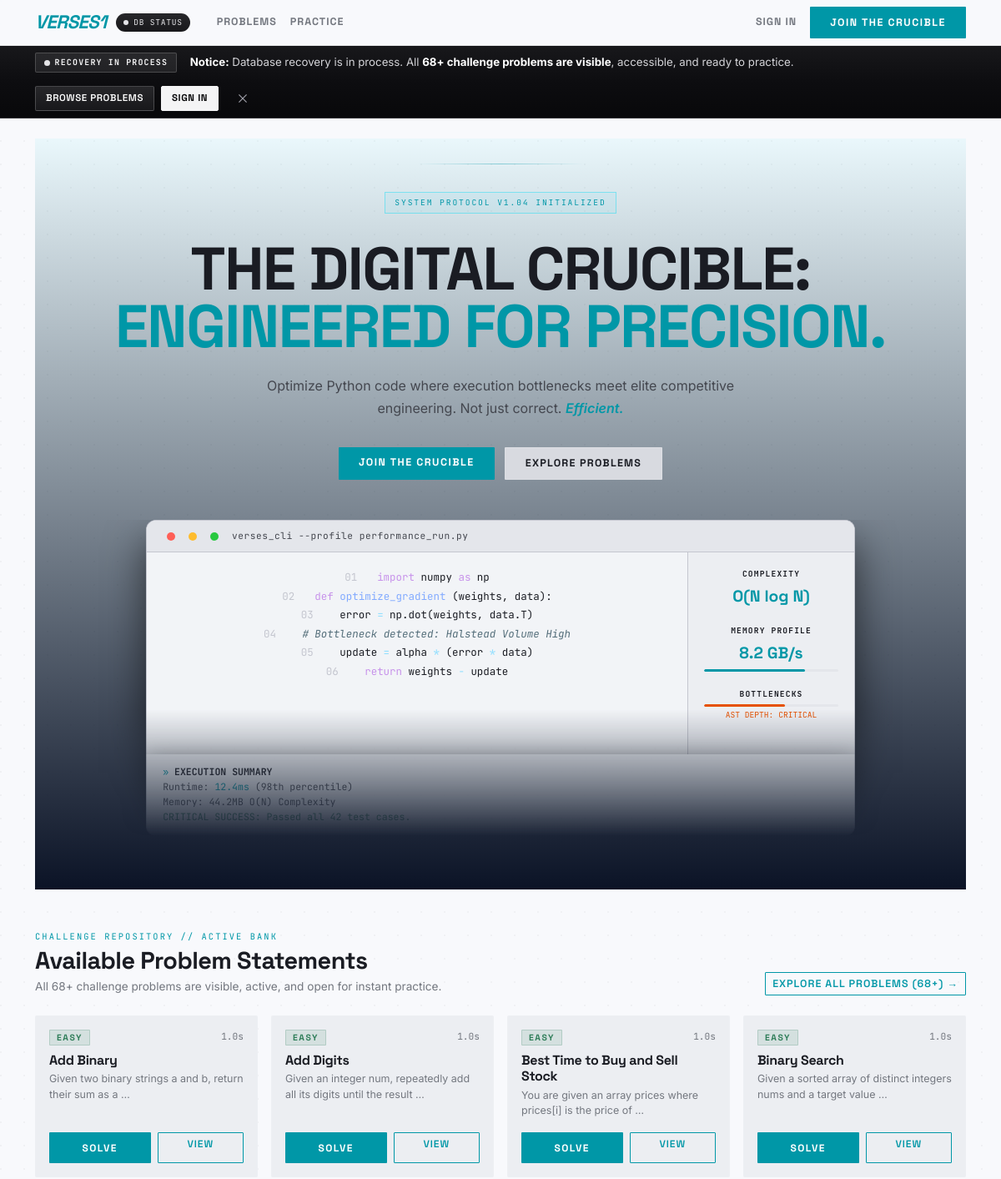
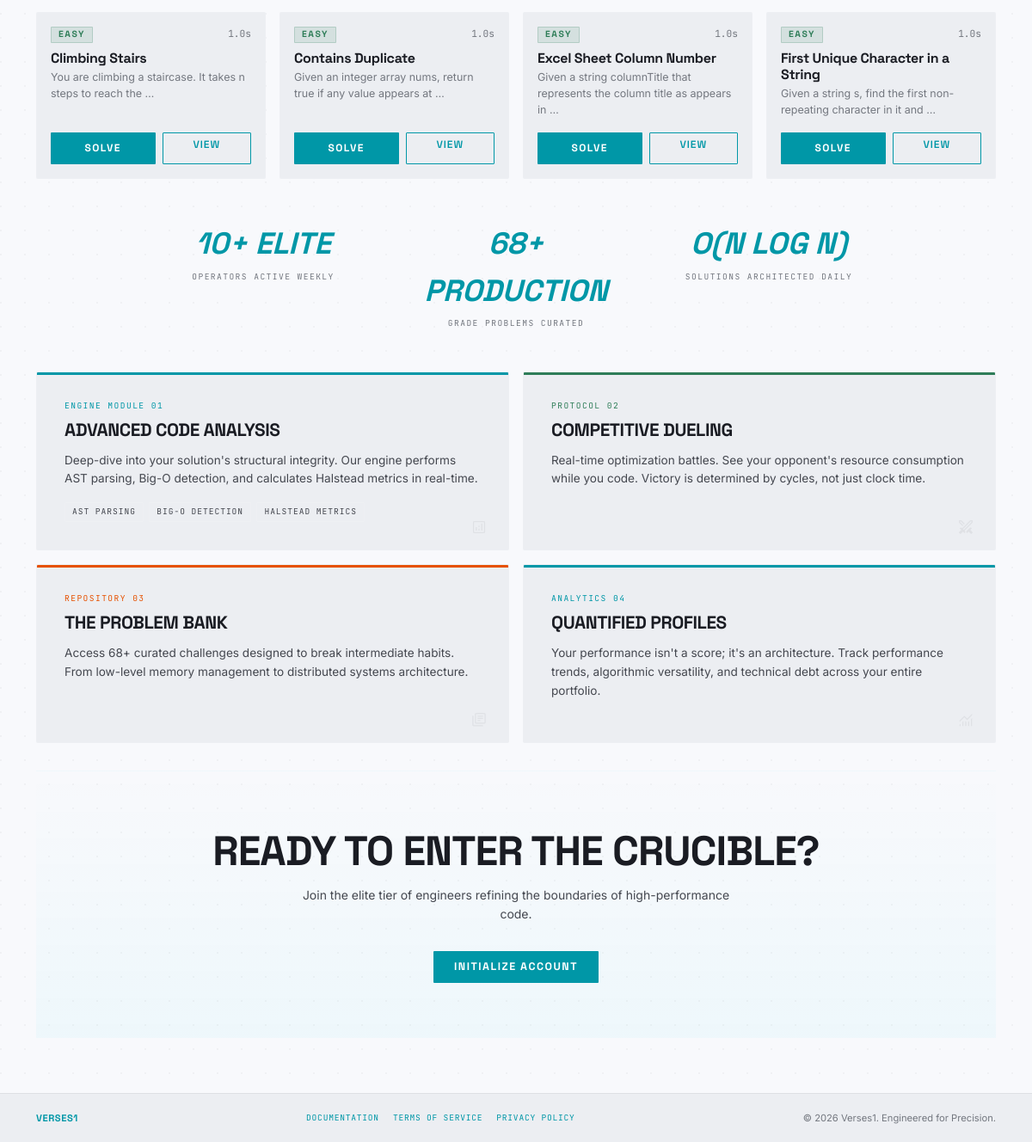
The page / on the database its author committed (2 pictures, top to bottom).
### battles/models.py (models this page shows, shortened)
class ProblemStatement(models.Model):
    DIFFICULTY_CHOICES = [
        ('easy', 'Easy'),
        ('medium', 'Medium'),
        ('hard', 'Hard'),
    ]
    title = models.CharField(max_length=200)
    slug = models.SlugField(unique=True)
    description = models.TextField(help_text="Problem description in Markdown")
    input_format = models.TextField(help_text="Description of input format")
    output_format = models.TextField(help_text="Description of expected output format")
    constraints = models.TextField(help_text="Constraints (e.g., 1 <= n <= 10^5)")
    example_input = models.TextField(help_text="Example input to show users")
    example_output = models.TextField(help_text="Expected output for example")
    example_explanation = models.TextField(blank=True, help_text="Explanation of the example")
    difficulty = models.CharField(max_length=10, choices=DIFFICULTY_CHOICES, default='easy')
    categories = models.ManyToManyField(Category, related_name='problems', blank=True)
    time_limit_seconds = models.FloatField(default=2.0, help_text="Time limit per test case")
    memory_limit_mb = models.IntegerField(default=256, help_text="Memory limit in MB")
    function_signature = models.CharField(
        max_length=200,
        help_text="Function signature users must implement, e.g., 'def solution(nums, target):'"
    )
    starter_code = models.TextField(
        blank=True,
        help_text="Starter code template for users"
    )
    is_active = models.BooleanField(default=True)
    created_at = models.DateTimeField(auto_now_add=True)
    updated_at = models.DateTimeField(auto_now=True)
    class Meta:
        ordering = ['difficulty', 'title']
        indexes = [
            models.Index(fields=['is_active', 'difficulty', 'title'], name='prob_active_diff_title_idx'),
        ]

### battles/views.py (the view)
# urls.py: path('', views.home, name='home'),
def home(request):
    ensure_problems_loaded()
    problems = ProblemStatement.objects.filter(is_active=True).order_by('difficulty', 'title')[:8]
    categories = Category.objects.all()[:8]
    return render(request, "home.html", {
        'featured_problems': problems,
        'categories': categories,
    })

### battles/views.py (called while the page is built)
def ensure_problems_loaded():
    try:
        if not ProblemStatement.objects.filter(is_active=True).exists():
            from django.core.management import call_command
            call_command('sync_problem_catalog', verbosity=0)
    except Exception as e:
        import logging
        logging.getLogger(__name__).warning("Auto-syncing problem catalog failed: %s", e)

### battles/templates/home.html (shortened to what this page needs)
{% extends "base.html" %}
{% block content %}
<section class="landing-hero">
    <div class="protocol-badge">System Protocol v1.04 Initialized</div>
    <h1 class="hero-headline">
        THE DIGITAL CRUCIBLE:<span class="accent">ENGINEERED FOR PRECISION.</span>
    </h1>
    <p class="hero-desc">
        Optimize Python code where execution bottlenecks meet elite competitive engineering. Not just correct. <em>Efficient.</em>
    </p>
    <div class="hero-actions">
        {% if user.is_authenticated %}
            <a href="{% url 'create_battle' %}" class="btn btn-primary btn-lg">Create Battle</a>
            <a href="{% url 'join_battle' %}" class="btn btn-outline-primary btn-lg" style="padding: 0.6rem 1.5rem; border-radius: 1px;">Join Battle</a>
            <a href="{% url 'problem_list' %}" class="btn btn-explore btn-lg">Explore Problems</a>
        {% else %}
            <a href="{% url 'register' %}" class="btn btn-primary btn-lg">Join The Crucible</a>
            <a href="{% url 'problem_list' %}" class="btn btn-explore btn-lg">Explore Problems</a>
        {% endif %}
    </div>
    <div class="hero-stack">
        <div class="code-preview">
            <div class="code-preview-bar">
                <span class="code-dot r"></span>
                <span class="code-dot y"></span>
                <span class="code-dot g"></span>
                <span>verses_cli --profile performance_run.py</span>
            </div>
            <div class="code-preview-body">
                <div class="code-text">
                    <div><span class="ln">01</span><span class="kw">import</span> numpy <span class="kw">as</span> np</div>
                    <div><span class="ln">02</span><span class="kw">def</span> <span class="fn">optimize_gradient</span> (weights, data):</div>
                    <div><span class="ln">03</span>    error <span class="op">=</span> np.dot(weights, data.T)</div>
                    <div><span class="ln">04</span>    <span class="cm"># Bottleneck detected: Halstead Volume High</span></div>
                    <div><span class="ln">05</span>    update <span class="op">=</span> alpha <span class="op">*</span> (error <span class="op">*</span> data)</div>
                    <div><span class="ln">06</span>    <span class="kw">return</span> weights <span class="op">-</span> update</div>
                </div>
                <div class="code-metrics">
                    <div class="code-metrics-item">
                        <div class="label">Complexity</div>
                        <div class="val">O(N log N)</div>
                    </div>
                    <div class="code-metrics-item">
                        <div class="label">Memory Profile</div>
                        <div class="val">8.2 GB/s</div>
                        <div class="bar"><div class="bar-fill cyan" style="width:75%"></div></div>
                    </div>
                    <div class="code-metrics-item">
                        <div class="label">Bottlenecks</div>
                        <div class="bar"><div class="bar-fill amber" style="width:60%"></div></div>
                        <div style="font-size:0.6rem;color:var(--tertiary);margin-top:0.2rem;font-family:'JetBrains Mono',monospace;">AST DEPTH: CRITICAL</div>
                    </div>
                </div>
            </div>
        </div>
        <div class="execution-summary">
            <div style="font-family:'JetBrains Mono',monospace;font-size:0.72rem;color:var(--on-surface-variant);">
                <span style="color:var(--primary);">»</span> <strong style="color:var(--on-surface);">EXECUTION SUMMARY</strong><br>
                Runtime: <span style="color:var(--primary);">12.4ms</span> (98th percentile)<br>
                Memory: 44.2MB O(N) Complexity<br>
                <span style="color:var(--secondary);">CRITICAL SUCCESS: Passed all 42 test cases.</span>
            </div>
        </div>
    </div>
</section>
<section class="available-problems-section my-5">
    <div class="d-flex justify-content-between align-items-end mb-4 flex-wrap gap-2">
        <div>
            <div class="eyebrow" style="font-family:'JetBrains Mono',monospace;font-size:0.65rem;color:var(--primary);text-transform:uppercase;letter-spacing:0.2em;margin-bottom:0.25rem;">Challenge Repository // Active Bank</div>
            <h2 class="font-headline fw-bold mb-1" style="font-size:1.8rem;color:var(--on-surface);">Available Problem Statements</h2>
            <p class="text-muted mb-0" style="font-size:0.85rem;">All 68+ challenge problems are visible, active, and open for instant practice.</p>
        </div>
        <a href="{% url 'problem_list' %}" class="btn btn-outline-primary btn-sm">Explore All Problems (68+) &rarr;</a>
    </div>
    <div class="row g-3">
        {% for problem in featured_problems %}
        <div class="col-md-6 col-lg-3">
            <div class="card h-100 p-3" style="background:var(--surface-container);border:1px solid rgba(255,255,255,0.06);border-radius:2px;">
                <div class="d-flex justify-content-between align-items-start mb-2">
                    <span class="badge {% if problem.difficulty == 'easy' %}bg-success{% elif problem.difficulty == 'medium' %}bg-warning text-dark{% else %}bg-danger{% endif %} text-uppercase" style="font-size:0.65rem;">
                        {{ problem.get_difficulty_display }}
                    </span>
                    <span style="font-family:'JetBrains Mono',monospace;font-size:0.7rem;color:var(--outline);">{{ problem.time_limit_seconds }}s</span>
                </div>
                <h5 class="card-title font-headline fw-bold mb-1" style="font-size:1rem;">
                    <a href="{% url 'problem_detail' problem.slug %}" style="color:var(--on-surface);text-decoration:none;">{{ problem.title }}</a>
                </h5>
                <p class="card-text text-muted mb-3 flex-grow-1" style="font-size:0.78rem;line-height:1.5;">
                    {{ problem.description|truncatewords:12 }}
                </p>
                <div class="d-flex gap-2 mt-auto">
                    <a href="{% url 'practice_problem' problem.slug %}" class="btn btn-sm btn-primary w-100" style="font-size:0.75rem;">Solve</a>
                    <a href="{% url 'problem_detail' problem.slug %}" class="btn btn-sm btn-outline-primary w-100" style="font-size:0.75rem;">View</a>
                </div>
            </div>
        </div>
        {% empty %}
        <div class="col-12 text-center text-muted py-4">No problems found.</div>
        {% endfor %}
    </div>
</section>
<div class="stats-band">
    <div>
        <div class="stat-big">10+ ELITE</div>
        <div class="stat-desc">Operators Active Weekly</div>
    </div>
    <div>
        <div class="stat-big">68+ PRODUCTION</div>
        <div class="stat-desc">Grade Problems Curated</div>
    </div>
    <div>
        <div class="stat-big">O(N LOG N)</div>
        <div class="stat-desc">Solutions Architected Daily</div>
    </div>
</div>
<div class="modules-grid">
    <div class="module-card">
        <div class="module-eyebrow">Engine Module 01</div>
        <h3>Advanced Code Analysis</h3>
        <p>Deep-dive into your solution's structural integrity. Our engine performs AST parsing, Big-O detection, and calculates Halstead metrics in real-time.</p>
        <div class="module-tags">
            <span class="module-tag">AST Parsing</span>
            <span class="module-tag">Big-O Detection</span>
            <span class="module-tag">Halstead Metrics</span>
        </div>
        <span class="material-symbols-outlined module-icon">analytics</span>
    </div>
    <div class="module-card">
        <div class="module-eyebrow" style="color:var(--secondary);">Protocol 02</div>
        <h3>Competitive Dueling</h3>
        <p>Real-time optimization battles. See your opponent's resource consumption while you code. Victory is determined by cycles, not just clock time.</p>
        <span class="material-symbols-outlined module-icon">swords</span>
    </div>
    <div class="module-card">
        <div class="module-eyebrow" style="color:var(--tertiary);">Repository 03</div>
        <h3>The Problem Bank</h3>
        <p>Access 68+ curated challenges designed to break intermediate habits. From low-level memory management to distributed systems architecture.</p>
        <span class="material-symbols-outlined module-icon">library_books</span>
    </div>
    <div class="module-card">
        <div class="module-eyebrow">Analytics 04</div>
        <h3>Quantified Profiles</h3>
        <p>Your performance isn't a score; it's an architecture. Track performance trends, algorithmic versatility, and technical debt across your entire portfolio.</p>
        <span class="material-symbols-outlined module-icon">monitoring</span>
    </div>
</div>
<section class="cta-section">
    <h2 class="cta-headline">Ready to Enter the Crucible?</h2>
    <p class="cta-desc">Join the elite tier of engineers refining the boundaries of high-performance code.</p>
    {% if user.is_authenticated %}
        <a href="{% url 'create_battle' %}" class="btn btn-primary btn-lg">Initialize Session</a>
        <a href="{% url 'join_battle' %}" class="btn btn-outline-primary btn-lg">Join Session</a>
    {% else %}
        <a href="{% url 'register' %}" class="btn btn-primary btn-lg">Initialize Account</a>
    {% endif %}
</section>
{% endblock %}

### battles/templates/base.html (style rules this page uses)
.material-symbols-outlined { font-variation-settings: 'FILL' 0, 'wght' 300, 'GRAD' 0, 'opsz' 24; vertical-align: middle; font-size: 20px; }

### rows shown on the page
ProblemStatement: difficulty "EASY", time_limit_seconds "1.0", title "Add Binary", description "Given two binary strings a and b, return their sum as a …"
ProblemStatement: difficulty "EASY", time_limit_seconds "1.0", title "Add Digits", description "Given an integer num, repeatedly add all its digits until the result …"
ProblemStatement: difficulty "EASY", time_limit_seconds "1.0", title "Best Time to Buy and Sell Stock", description "You are given an array prices where prices[i] is the price of …"
ProblemStatement: difficulty "EASY", time_limit_seconds "1.0", title "Binary Search", description "Given a sorted array of distinct integers nums and a target value …"
ProblemStatement: difficulty "EASY", time_limit_seconds "1.0", title "Climbing Stairs", description "You are climbing a staircase. It takes n steps to reach the …"
ProblemStatement: difficulty "EASY", time_limit_seconds "1.0", title "Contains Duplicate", description "Given an integer array nums, return true if any value appears at …"
ProblemStatement: difficulty "EASY", time_limit_seconds "1.0", title "Excel Sheet Column Number", description "Given a string columnTitle that represents the column title as appears in …"
ProblemStatement: difficulty "EASY", time_limit_seconds "1.0", title "First Unique Character in a String", description "Given a string s, find the first non-repeating character in it and …"
